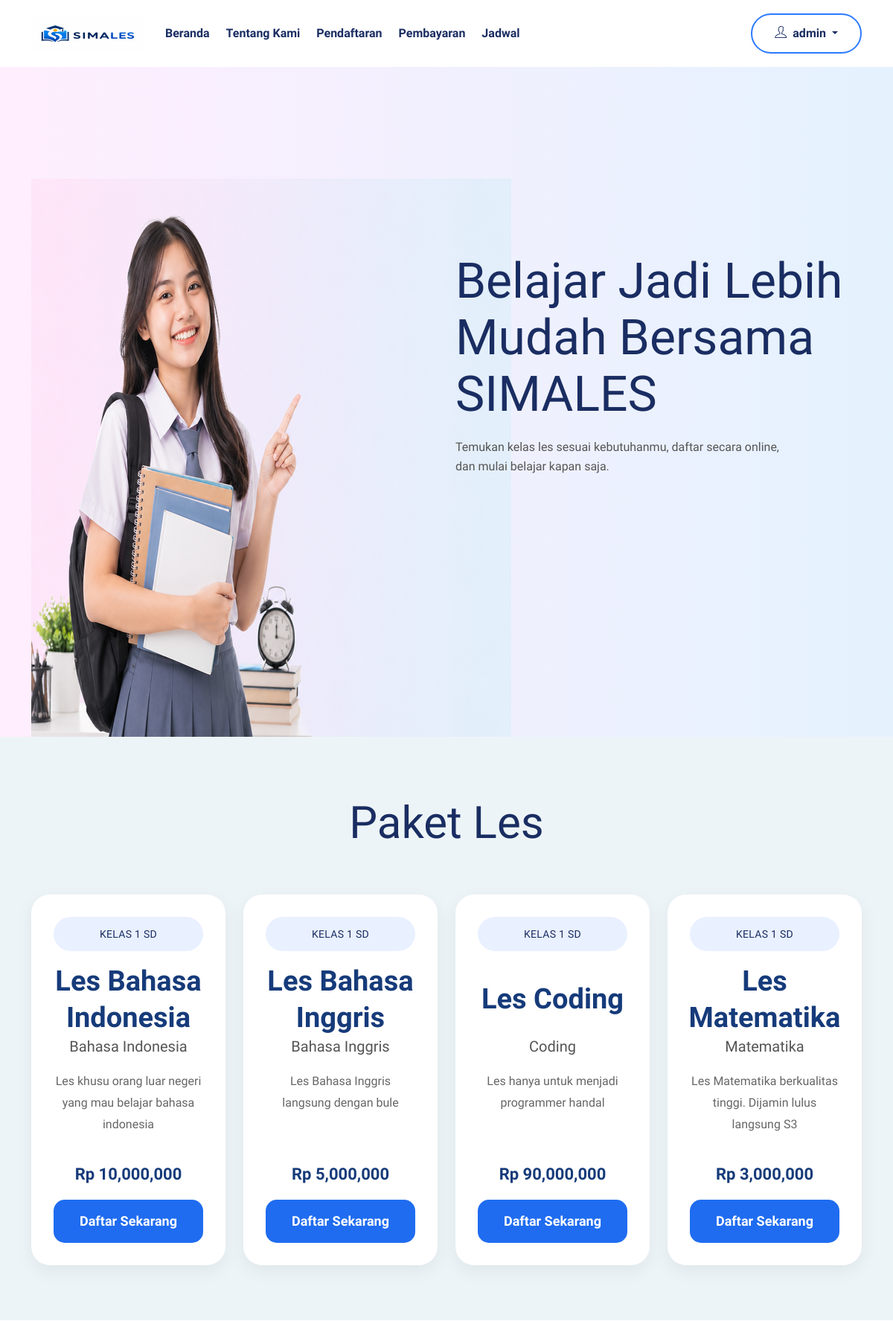
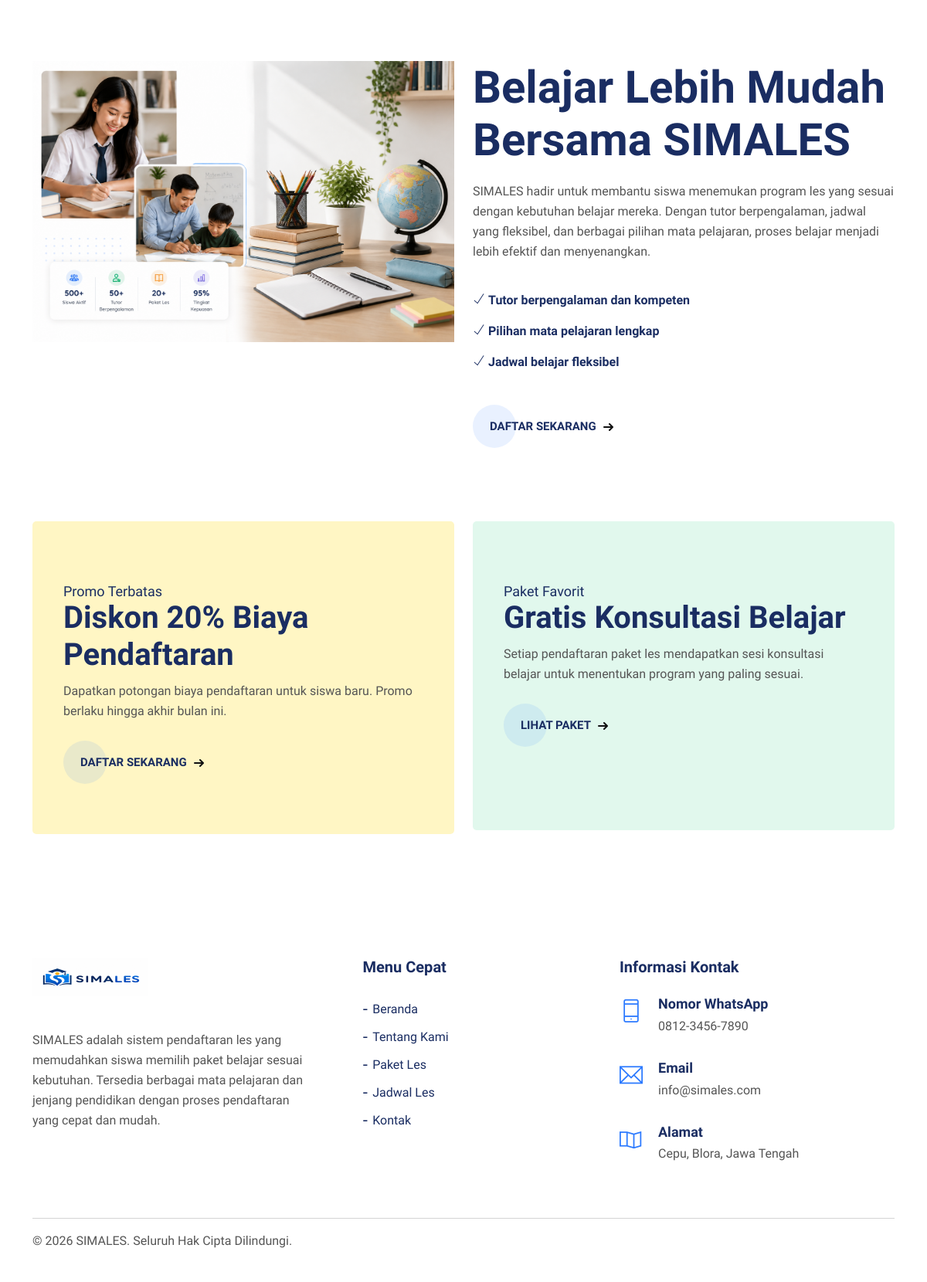
The app's page / (signed in) with its own data (2 pictures, top to bottom).
### les/models.py (models this page shows, shortened)
class PaketLes(models.Model):
    jenjang = models.ForeignKey(
        Jenjang,
        on_delete=models.CASCADE,
        related_name='paket_les'
    )
    mata_pelajaran = models.ForeignKey(
        MataPelajaran,
        on_delete=models.CASCADE,
        related_name='paket_les'
    )
    nama_paket = models.CharField(max_length=150)
    biaya = models.DecimalField(
        max_digits=12,
        decimal_places=2
    )
    deskripsi = models.TextField(
        blank=True,
        null=True
    )
    aktif = models.BooleanField(default=True)
    created_at = models.DateTimeField(auto_now_add=True)
    class Meta:
        ordering = ['nama_paket']
        verbose_name_plural = 'Paket Les'

class Jenjang(models.Model):
    nama = models.CharField(max_length=100)
    aktif = models.BooleanField(default=True)
    class Meta:
        ordering = ['nama']
        verbose_name_plural = 'Jenjang'

class MataPelajaran(models.Model):
    nama = models.CharField(max_length=100)
    aktif = models.BooleanField(default=True)
    class Meta:
        ordering = ['nama']
        verbose_name_plural = 'Mata Pelajaran'

### les/views.py (the view)
# urls.py: path('', v.home, name='home'),
def home(request):
    paket_les = PaketLes.objects.filter(aktif=True)
    context = {
        'paket_les': paket_les
    }
    return render(request, 'index.html', context)

### les/templates/index.html (shortened to what this page needs)
<!DOCTYPE html>
<html lang="en">
  <head>
    {% load static %}
    <link rel="stylesheet" href="{% static 'assets/bootstrap/css/bootstrap.min.css' %}" />
    <link rel="stylesheet" href="{% static 'assets/webfonts/themify-icons.css' %}" />
    <link rel="stylesheet" href="{% static 'assets/css/all.min.css' %}" />
    <link rel="stylesheet" href="{% static 'assets/owlcarousel/css/owl.carousel.css' %}" />
    <link rel="stylesheet" href="{% static 'assets/owlcarousel/css/owl.theme.css' %}" />
    <link rel="stylesheet" href="{% static 'assets/css/slicknav.css' %}" />
    <link rel="stylesheet" href="{% static 'assets/css/magnific-popup.css' %}" />
    <link rel="stylesheet" href="{% static 'assets/css/jquery-simple-mobilemenu.css' %}" />
    <link rel="stylesheet" href="{% static 'assets/css/animate.css' %}" />
    <link rel="stylesheet" href="{% static 'assets/css/style.css' %}" />
  </head>
  <body>
    <div class="top_header_banner2">
      <div id="navigation" class="navbar-light bg-faded site-navigation">
        <div class="container">
          <div class="row">
            <div class="col-20 align-self-center">
              <div class="site-logo">
                <a href="{% url 'home' %}"><img src="{% static 'assets/images/simales2.png' %}" alt="" /></a>
              </div>
            </div>
            <div class="col-60 d-flex">
              <nav id="main-menu">
                <ul>
                  <li>
                    <a href="{% url 'home' %}">Beranda</a>
                  </li>
                  <li>
                    <a href="{% url 'about' %}">Tentang Kami</a>
                  </li>
                  <li>
                    <a href="{% url 'daftar' %}">Pendaftaran</a>
                  </li>
                  <li>
                    <a href="{% url 'bayar' %}">Pembayaran</a>
                  </li>
                  <li>
                    <a href="{% url 'jadwal' %}">Jadwal</a>
                  </li>
                </ul>
              </nav>
            </div>
            <div class="col-30 d-none d-xl-block text-end align-self-center">
    {% if user.is_authenticated %}
        <div class="dropdown d-inline-block">
            <button class="btn_two dropdown-toggle"
                    type="button"
                    id="userDropdown"
                    data-bs-toggle="dropdown"
                    aria-expanded="false">
                <i class="ti-user me-1"></i>
                {{ user.username }}
            </button>
        </div>
    {% endif %}
</div>
          </div>
        </div>
      </div>
      <section class="home_bg hb_height">
        <div class="container">
          <div class="row">
            <div class="col-lg-6 col-sm-12 col-xs-12">
              <div class="hero-text-img2">
                <img src="{% static 'assets/images/hero2.png' %}" class="img-fluid" alt="" />
              </div>
            </div>
            <div class="col-lg-6 col-sm-12 col-xs-12">
              <div class="hero-text2 ht_top">
                <h1>Belajar Jadi Lebih Mudah Bersama SIMALES</h1>
                <p>Temukan kelas les sesuai kebutuhanmu, daftar secara online, dan mulai belajar kapan saja.</p>
              </div>
            </div>
          </div>
        </div>
      </section>
    </div>
    <section class="category_two_area section-padding">
      <div class="container">
        <div class="section-title text-center">
          <h1>Paket Les</h1>
        </div>
        <div class="row">
          {% load humanize %}
          {% for paket in paket_les %}
            <div class="col-lg-3 col-md-6 col-sm-6 mb-4 d-flex">
              <div class="cat_list_two paket-card">
                <span class="jenjang-badge">{{ paket.jenjang.nama }}</span>
                <div class="card-content">
                  <h4 class="paket-title">{{ paket.nama_paket }}</h4>
                  <p class="mapel">{{ paket.mata_pelajaran.nama }}</p>
                  <p class="deskripsi-paket">{{ paket.deskripsi|default:'Deskripsi belum tersedia.' }}</p>
                  <div class="harga">Rp {{ paket.biaya|floatformat:0|intcomma }}</div>
                </div>
                <a href="#" class="btn-daftar">Daftar Sekarang</a>
              </div>
            </div>
          {% endfor %}
        </div>
      </div>
    </section>
    <section class="ab_area section-padding">
      <div class="container">
        <div class="row">
          <div class="col-lg-6 col-sm-12 col-xs-12 wow fadeInUp" data-wow-duration="1s" data-wow-delay="0.2s" data-wow-offset="0">
            <div class="ab_img">
              <img src="{% static 'assets/images/all-img/about.png' %}" class="img-fluid" alt="image" />
            </div>
          </div>
          <div class="col-lg-6 col-sm-12 col-xs-12 wow fadeInUp" data-wow-duration="1s" data-wow-delay="0.1s" data-wow-offset="0">
            <div class="ab_content">
              <h2>Belajar Lebih Mudah Bersama SIMALES</h2>
              <p>SIMALES hadir untuk membantu siswa menemukan program les yang sesuai dengan kebutuhan belajar mereka. Dengan tutor berpengalaman, jadwal yang fleksibel, dan berbagai pilihan mata pelajaran, proses belajar menjadi lebih efektif dan menyenangkan.</p>
              <ul>
                <li>
                  <span class="ti-check"></span> Tutor berpengalaman dan kompeten
                </li>
                <li>
                  <span class="ti-check"></span> Pilihan mata pelajaran lengkap
                </li>
                <li>
                  <span class="ti-check"></span> Jadwal belajar fleksibel
              </ul>
              <a href="#" class="cta">
                <span>Daftar Sekarang</span>
                <svg width="13px" height="10px" viewBox="0 0 13 10">
                  <path d="M1,5 L11,5"></path>
                  <polyline points="8 1 12 5 8 9"></polyline>
                </svg>
              </a>
            </div>
          </div>
        </div>
      </div>
    </section>
<section class="insfreecourse2 section-padding">
  <div class="container">
    <div class="row">
      <div class="col-lg-6 col-sm-12 col-xs-12 wow fadeInUp"
           data-wow-duration="1s"
           data-wow-delay="0.2s">
        <div class="single_ins2">
          <div class="single_ins_content2">
            <h4>Promo Terbatas</h4>
            <h1>Diskon 20% Biaya Pendaftaran</h1>
            <p>
              Dapatkan potongan biaya pendaftaran untuk siswa baru.
              Promo berlaku hingga akhir bulan ini.
            </p>
            <a href="" class="cta">
              <span>Daftar Sekarang</span>
              <svg width="13px" height="10px" viewBox="0 0 13 10">
                <path d="M1,5 L11,5"></path>
                <polyline points="8 1 12 5 8 9"></polyline>
              </svg>
            </a>
          </div>
        </div>
      </div>
      <div class="col-lg-6 col-sm-12 col-xs-12 wow fadeInUp"
           data-wow-duration="1s"
           data-wow-delay="0.4s">
        <div class="single_ins2 si_bg">
          <div class="single_ins_content2">
            <h4>Paket Favorit</h4>
            <h1>Gratis Konsultasi Belajar</h1>
            <p>
              Setiap pendaftaran paket les mendapatkan sesi konsultasi
              belajar untuk menentukan program yang paling sesuai.
            </p>
            <a href="" class="cta">
              <span>Lihat Paket</span>
              <svg width="13px" height="10px" viewBox="0 0 13 10">
                <path d="M1,5 L11,5"></path>
                <polyline points="8 1 12 5 8 9"></polyline>
              </svg>
            </a>
          </div>
        </div>
      </div>
    </div>
  </div>
</section>
<div class="footer section-padding">
    <div class="container">
        <div class="row justify-content-between align-items-start footer-content">
            <div class="col-lg-4 col-md-12 mb-4">
                <div class="single_footer footer-left">
                    <a href="{% url 'home' %}">
                        <img src="{% static 'assets/images/simales2.png' %}" alt="SIMALES">
                    </a>
                    <p class="footer-desc mt-4">
                        SIMALES adalah sistem pendaftaran les yang memudahkan siswa
                        memilih paket belajar sesuai kebutuhan. Tersedia berbagai mata
                        pelajaran dan jenjang pendidikan dengan proses pendaftaran yang
                        cepat dan mudah.
                    </p>
                </div>
            </div>
            <div class="col-lg-3 col-md-6 mb-4">
                <div class="single_footer">
                    <h4>Menu Cepat</h4>
                    <ul>
                        <li><a href="{% url 'home' %}">Beranda</a></li>
                        <li><a href="#tentang">Tentang Kami</a></li>
                        <li><a href="#paket">Paket Les</a></li>
                        <li><a href="#jadwal">Jadwal Les</a></li>
                        <li><a href="#kontak">Kontak</a></li>
                    </ul>
                </div>
            </div>
            <div class="col-lg-4 col-md-6 mb-4">
                <div class="single_footer">
                    <h4>Informasi Kontak</h4>
                    <div class="sf_contact">
                        <span class="ti-mobile"></span>
                        <div>
                            <h3>Nomor WhatsApp</h3>
                            <p>0812-3456-7890</p>
                        </div>
                    </div>
                    <div class="sf_contact">
                        <span class="ti-email"></span>
                        <div>
                            <h3>Email</h3>
                            <p>info@simales.com</p>
                        </div>
                    </div>
                    <div class="sf_contact">
                        <span class="ti-map"></span>
                        <div>
                            <h3>Alamat</h3>
                            <p>Cepu, Blora, Jawa Tengah</p>
                        </div>
                    </div>
                </div>
            </div>
        </div>
        <hr>
        <div class="row">
            <div class="col-12 text-center">
                <div class="footer_copyright">
                    <p>
                        © 2026 SIMALES. Seluruh Hak Cipta Dilindungi.
                    </p>
                </div>
            </div>
        </div>
    </div>
</div>
  </body>
</html>

### les/templates/index.html (style rules this page uses)
.paket-card { width: 100%; background: #fff; border-radius: 25px; padding: 30px; display: flex; flex-direction: column; text-align: center; height: 100%; transition: 0.3s; box-shadow: 0 8px 25px rgba(0, 0, 0, 0.06); }
.jenjang-badge { background: #edf2ff; color: #183b7a; font-weight: 700; font-size: 14px; padding: 12px 25px; border-radius: 50px; display: inline-block; margin-bottom: 25px; }
.card-content { flex: 1; display: flex; flex-direction: column; }
.paket-title { font-size: 38px; font-weight: 700; color: #163b7a; line-height: 1.3; min-height: 100px; display: flex; align-items: center; justify-content: center; }
.mapel { color: #555; font-size: 20px; font-weight: 500; margin-bottom: 20px; }
.deskripsi-paket { color: #666; font-size: 16px; line-height: 1.8; flex: 1; display: -webkit-box; -webkit-line-clamp: 3; -webkit-box-orient: vertical; overflow: hidden; }
.harga { font-size: 22px; font-weight: 700; color: #163b7a; margin-top: 10px; margin-bottom: 20px; line-height: 1.2; }
.btn-daftar { background: #1f6cf0; color: white; text-decoration: none; padding: 16px; border-radius: 15px; font-weight: 700; font-size: 18px; transition: 0.3s; }
.single_ins2 { min-height: 400px; }

### records on screen
PaketLes: jenjang.nama "KELAS 1 SD", nama_paket "Les Bahasa Indonesia", mata_pelajaran.nama "Bahasa Indonesia", deskripsi "Les khusu orang luar negeri yang mau belajar bahasa indonesia", biaya "10,000,000"
PaketLes: jenjang.nama "KELAS 1 SD", nama_paket "Les Bahasa Inggris", mata_pelajaran.nama "Bahasa Inggris", deskripsi "Les Bahasa Inggris langsung dengan bule", biaya "5,000,000"
PaketLes: jenjang.nama "KELAS 1 SD", nama_paket "Les Coding", mata_pelajaran.nama "Coding", deskripsi "Les hanya untuk menjadi programmer handal", biaya "90,000,000"
PaketLes: jenjang.nama "KELAS 1 SD", nama_paket "Les Matematika", mata_pelajaran.nama "Matematika", deskripsi "Les Matematika berkualitas tinggi. Dijamin lulus langsung S3", biaya "3,000,000"

### other values on screen
{{ user.username }} "admin"
